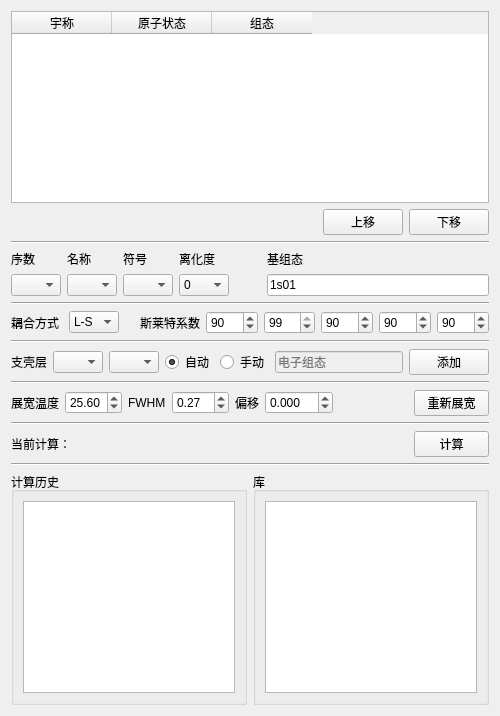
         <widget class="QWidget" name="widget" native="true">
          <property name="sizePolicy">
           <sizepolicy hsizetype="Preferred" vsizetype="Preferred">
            <horstretch>0</horstretch>
            <verstretch>0</verstretch>
           </sizepolicy>
          </property>
          <property name="minimumSize">
           <size>
            <width>500</width>
            <height>0</height>
           </size>
          </property>
          <property name="maximumSize">
           <size>
            <width>500</width>
            <height>16777215</height>
           </size>
          </property>
          <layout class="QVBoxLayout" name="verticalLayout_3">
           <item>
            <widget class="QTableWidget" name="in36_configuration_view">
             <column>
              <property name="text">
               <string>宇称</string>
              </property>
             </column>
             <column>
              <property name="text">
               <string>原子状态</string>
              </property>
             </column>
             <column>
              <property name="text">
               <string>组态</string>
              </property>
             </column>
            </widget>
           </item>
           <item>
            <layout class="QHBoxLayout" name="horizontalLayout_10">
             <item>
              <spacer name="horizontalSpacer_5">
               <property name="orientation">
                <enum>Qt::Horizontal</enum>
               </property>
               <property name="sizeHint" stdset="0">
                <size>
                 <width>40</width>
                 <height>20</height>
                </size>
               </property>
              </spacer>
             </item>
             <item>
              <widget class="QPushButton" name="configuration_move_up">
               <property name="text">
                <string>上移</string>
               </property>
              </widget>
             </item>
             <item>
              <widget class="QPushButton" name="configuration_move_down">
               <property name="text">
                <string>下移</string>
               </property>
              </widget>
             </item>
            </layout>
           </item>
           <item>
            <widget class="Line" name="line">
             <property name="orientation">
              <enum>Qt::Horizontal</enum>
             </property>
            </widget>
           </item>
           <item>
            <layout class="QHBoxLayout" name="horizontalLayout_9">
             <item>
              <layout class="QGridLayout" name="gridLayout">
               <item row="0" column="0">
                <widget class="QLabel" name="label_4">
                 <property name="maximumSize">
                  <size>
                   <width>50</width>
                   <height>16777215</height>
                  </size>
                 </property>
                 <property name="text">
                  <string>序数</string>
                 </property>
                </widget>
               </item>
               <item row="0" column="1">
                <widget class="QLabel" name="label_5">
                 <property name="sizePolicy">
                  <sizepolicy hsizetype="Minimum" vsizetype="Preferred">
                   <horstretch>0</horstretch>
                   <verstretch>0</verstretch>
                  </sizepolicy>
                 </property>
                 <property name="text">
                  <string>名称</string>
                 </property>
                </widget>
               </item>
               <item row="0" column="2">
                <widget class="QLabel" name="label_6">
                 <property name="text">
                  <string>符号</string>
                 </property>
                </widget>
               </item>
               <item row="0" column="3">
                <widget class="QLabel" name="label_7">
                 <property name="sizePolicy">
                  <sizepolicy hsizetype="Preferred" vsizetype="Minimum">
                   <horstretch>0</horstretch>
                   <verstretch>0</verstretch>
                  </sizepolicy>
                 </property>
                 <property name="text">
                  <string>离化度</string>
                 </property>
                </widget>
               </item>
               <item row="1" column="0">
                <widget class="QComboBox" name="atomic_num">
                 <property name="sizePolicy">
                  <sizepolicy hsizetype="Fixed" vsizetype="Fixed">
                   <horstretch>0</horstretch>
                   <verstretch>0</verstretch>
                  </sizepolicy>
                 </property>
                 <property name="maximumSize">
                  <size>
                   <width>50</width>
                   <height>16777215</height>
                  </size>
                 </property>
                </widget>
               </item>
               <item row="1" column="1">
                <widget class="QComboBox" name="atomic_name">
                 <property name="sizePolicy">
                  <sizepolicy hsizetype="Minimum" vsizetype="Fixed">
                   <horstretch>0</horstretch>
                   <verstretch>0</verstretch>
                  </sizepolicy>
                 </property>
                 <property name="maximumSize">
                  <size>
                   <width>50</width>
                   <height>16777215</height>
                  </size>
                 </property>
                </widget>
               </item>
               <item row="1" column="2">
                <widget class="QComboBox" name="atomic_symbol">
                 <property name="maximumSize">
                  <size>
                   <width>50</width>
                   <height>16777215</height>
                  </size>
                 </property>
                </widget>
               </item>
               <item row="1" column="3">
                <widget class="QComboBox" name="atomic_ion">
                 <property name="sizePolicy">
                  <sizepolicy hsizetype="Fixed" vsizetype="Minimum">
                   <horstretch>0</horstretch>
                   <verstretch>0</verstretch>
                  </sizepolicy>
                 </property>
                 <property name="minimumSize">
                  <size>
                   <width>50</width>
                   <height>0</height>
                  </size>
                 </property>
                 <property name="maximumSize">
                  <size>
                   <width>50</width>
                   <height>16777215</height>
                  </size>
                 </property>
                 <item>
                  <property name="text">
                   <string>0</string>
                  </property>
                 </item>
                </widget>
               </item>
              </layout>
             </item>
             <item>
              <spacer name="horizontalSpacer_4">
               <property name="orientation">
                <enum>Qt::Horizontal</enum>
               </property>
               <property name="sizeType">
                <enum>QSizePolicy::Fixed</enum>
               </property>
               <property name="sizeHint" stdset="0">
                <size>
                 <width>32</width>
                 <height>20</height>
                </size>
               </property>
              </spacer>
             </item>
             <item>
              <layout class="QVBoxLayout" name="verticalLayout_6">
               <item>
                <widget class="QLabel" name="label_11">
                 <property name="text">
                  <string>基组态</string>
                 </property>
                </widget>
               </item>
               <item>
                <widget class="QLineEdit" name="base_configuration">
                 <property name="text">
                  <string>1s01</string>
                 </property>
                 <property name="dragEnabled">
                  <bool>false</bool>
                 </property>
                 <property name="readOnly">
                  <bool>true</bool>
                 </property>
                </widget>
               </item>
              </layout>
             </item>
            </layout>
           </item>
           <item>
            <widget class="Line" name="line_2">
             <property name="orientation">
              <enum>Qt::Horizontal</enum>
             </property>
            </widget>
           </item>
           <item>
            <layout class="QHBoxLayout" name="horizontalLayout_4">
             <item>
              <widget class="QLabel" name="label_12">
               <property name="text">
                <string>耦合方式</string>
               </property>
              </widget>
             </item>
             <item>
              <widget class="QComboBox" name="coupling_mode">
               <property name="maximumSize">
                <size>
                 <width>50</width>
                 <height>16777215</height>
                </size>
               </property>
               <item>
                <property name="text">
                 <string>L-S</string>
                </property>
               </item>
               <item>
                <property name="text">
                 <string>j-j</string>
                </property>
               </item>
              </widget>
             </item>
             <item>
              <spacer name="horizontalSpacer_3">
               <property name="orientation">
                <enum>Qt::Horizontal</enum>
               </property>
               <property name="sizeType">
                <enum>QSizePolicy::Fixed</enum>
               </property>
               <property name="sizeHint" stdset="0">
                <size>
                 <width>15</width>
                 <height>20</height>
                </size>
               </property>
              </spacer>
             </item>
             <item>
              <widget class="QLabel" name="label_14">
               <property name="text">
                <string>斯莱特系数</string>
               </property>
              </widget>
             </item>
             <item>
              <widget class="QSpinBox" name="in2_11_a">
               <property name="value">
                <number>90</number>
               </property>
              </widget>
             </item>
             <item>
              <widget class="QSpinBox" name="in2_11_b">
               <property name="value">
                <number>99</number>
               </property>
              </widget>
             </item>
             <item>
              <widget class="QSpinBox" name="in2_11_c">
               <property name="value">
                <number>90</number>
               </property>
              </widget>
             </item>
             <item>
              <widget class="QSpinBox" name="in2_11_d">
               <property name="maximum">
                <number>99</number>
               </property>
               <property name="value">
                <number>90</number>
               </property>
              </widget>
             </item>
             <item>
              <widget class="QSpinBox" name="in2_11_e">
               <property name="value">
                <number>90</number>
               </property>
              </widget>
             </item>
            </layout>
           </item>
           <item>
            <widget class="Line" name="line_3">
             <property name="orientation">
              <enum>Qt::Horizontal</enum>
             </property>
            </widget>
           </item>
           <item>
            <layout class="QHBoxLayout" name="horizontalLayout_5">
             <item>
              <widget class="QLabel" name="label_8">
               <property name="text">
                <string>支壳层</string>
               </property>
              </widget>
             </item>
             <item>
              <widget class="QComboBox" name="low_configuration">
               <property name="minimumSize">
                <size>
                 <width>50</width>
                 <height>0</height>
                </size>
               </property>
               <property name="maximumSize">
                <size>
                 <width>50</width>
                 <height>16777215</height>
                </size>
               </property>
              </widget>
             </item>
             <item>
              <widget class="QComboBox" name="high_configuration">
               <property name="minimumSize">
                <size>
                 <width>50</width>
                 <height>0</height>
                </size>
               </property>
               <property name="maximumSize">
                <size>
                 <width>50</width>
                 <height>16777215</height>
                </size>
               </property>
              </widget>
             </item>
             <item>
              <widget class="QRadioButton" name="auto_write_in36">
               <property name="text">
                <string>自动</string>
               </property>
               <property name="checked">
                <bool>true</bool>
               </property>
              </widget>
             </item>
             <item>
              <widget class="QRadioButton" name="manual_write_in36">
               <property name="text">
                <string>手动</string>
               </property>
              </widget>
             </item>
             <item>
              <widget class="QLineEdit" name="configuration_edit">
               <property name="enabled">
                <bool>false</bool>
               </property>
               <property name="toolTip">
                <string/>
               </property>
               <property name="statusTip">
                <string/>
               </property>
               <property name="whatsThis">
                <string>&lt;html&gt;&lt;head/&gt;&lt;body&gt;&lt;p&gt;&lt;br/&gt;&lt;/p&gt;&lt;/body&gt;&lt;/html&gt;</string>
               </property>
               <property name="accessibleDescription">
                <string/>
               </property>
               <property name="inputMask">
                <string/>
               </property>
               <property name="text">
                <string/>
               </property>
               <property name="placeholderText">
                <string>电子组态</string>
               </property>
               <property name="clearButtonEnabled">
                <bool>true</bool>
               </property>
              </widget>
             </item>
             <item>
              <widget class="QPushButton" name="add_configuration">
               <property name="text">
                <string>添加</string>
               </property>
              </widget>
             </item>
            </layout>
           </item>
           <item>
            <widget class="Line" name="line_5">
             <property name="orientation">
              <enum>Qt::Horizontal</enum>
             </property>
            </widget>
           </item>
           <item>
            <layout class="QHBoxLayout" name="horizontalLayout_26">
             <item>
              <widget class="QLabel" name="label_24">
               <property name="text">
                <string>展宽温度</string>
               </property>
              </widget>
             </item>
             <item>
              <widget class="QDoubleSpinBox" name="widen_temp">
               <property name="minimumSize">
                <size>
                 <width>50</width>
                 <height>0</height>
                </size>
               </property>
               <property name="singleStep">
                <double>0.100000000000000</double>
               </property>
               <property name="value">
                <double>25.600000000000001</double>
               </property>
              </widget>
             </item>
             <item>
              <widget class="QLabel" name="label_23">
               <property name="text">
                <string>FWHM</string>
               </property>
              </widget>
             </item>
             <item>
              <widget class="QDoubleSpinBox" name="widen_fwhm">
               <property name="minimumSize">
                <size>
                 <width>50</width>
                 <height>0</height>
                </size>
               </property>
               <property name="maximum">
                <double>10.000000000000000</double>
               </property>
               <property name="singleStep">
                <double>0.010000000000000</double>
               </property>
               <property name="value">
                <double>0.270000000000000</double>
               </property>
              </widget>
             </item>
             <item>
              <widget class="QLabel" name="label_10">
               <property name="text">
                <string>偏移</string>
               </property>
              </widget>
             </item>
             <item>
              <widget class="QDoubleSpinBox" name="offset">
               <property name="minimumSize">
                <size>
                 <width>63</width>
                 <height>0</height>
                </size>
               </property>
               <property name="decimals">
                <number>3</number>
               </property>
               <property name="minimum">
                <double>-50.000000000000000</double>
               </property>
               <property name="maximum">
                <double>50.000000000000000</double>
               </property>
               <property name="singleStep">
                <double>0.010000000000000</double>
               </property>
               <property name="value">
                <double>0.000000000000000</double>
               </property>
              </widget>
             </item>
             <item>
              <spacer name="horizontalSpacer_13">
               <property name="orientation">
                <enum>Qt::Horizontal</enum>
               </property>
               <property name="sizeHint" stdset="0">
                <size>
                 <width>40</width>
                 <height>20</height>
                </size>
               </property>
              </spacer>
             </item>
             <item>
              <widget class="QPushButton" name="update_offect">
               <property name="minimumSize">
                <size>
                 <width>75</width>
                 <height>0</height>
                </size>
               </property>
               <property name="maximumSize">
                <size>
                 <width>75</width>
                 <height>16777215</height>
                </size>
               </property>
               <property name="text">
                <string>重新展宽</string>
               </property>
              </widget>
             </item>
            </layout>
           </item>
           <item>
            <widget class="Line" name="line_4">
             <property name="orientation">
              <enum>Qt::Horizontal</enum>
             </property>
            </widget>
           </item>
           <item>
            <layout class="QHBoxLayout" name="horizontalLayout_6">
             <item>
              <widget class="QLabel" name="cowan_now_name">
               <property name="text">
                <string>当前计算：</string>
               </property>
              </widget>
             </item>
             <item>
              <spacer name="horizontalSpacer_7">
               <property name="orientation">
                <enum>Qt::Horizontal</enum>
               </property>
               <property name="sizeHint" stdset="0">
                <size>
                 <width>40</width>
                 <height>20</height>
                </size>
               </property>
              </spacer>
             </item>
             <item>
              <widget class="QPushButton" name="run_cowan">
               <property name="sizePolicy">
                <sizepolicy hsizetype="Preferred" vsizetype="Preferred">
                 <horstretch>0</horstretch>
                 <verstretch>0</verstretch>
                </sizepolicy>
               </property>
               <property name="minimumSize">
                <size>
                 <width>75</width>
                 <height>0</height>
                </size>
               </property>
               <property name="maximumSize">
                <size>
                 <width>75</width>
                 <height>16777215</height>
                </size>
               </property>
               <property name="text">
                <string>计算</string>
               </property>
              </widget>
             </item>
            </layout>
           </item>
           <item>
            <widget class="Line" name="line_10">
             <property name="orientation">
              <enum>Qt::Horizontal</enum>
             </property>
            </widget>
           </item>
           <item>
            <layout class="QHBoxLayout" name="horizontalLayout_7">
             <item>
              <widget class="QGroupBox" name="groupBox_5">
               <property name="title">
                <string>计算历史</string>
               </property>
               <layout class="QGridLayout" name="gridLayout_4">
                <item row="0" column="0">
                 <widget class="QListWidget" name="run_history_list">
                  <property name="alternatingRowColors">
                   <bool>true</bool>
                  </property>
                 </widget>
                </item>
               </layout>
              </widget>
             </item>
             <item>
              <widget class="QGroupBox" name="groupBox_6">
               <property name="title">
                <string>库</string>
               </property>
               <layout class="QGridLayout" name="gridLayout_5">
                <item row="0" column="0">
                 <widget class="QListWidget" name="selection_list">
                  <property name="alternatingRowColors">
                   <bool>true</bool>
                  </property>
                 </widget>
                </item>
               </layout>
              </widget>
             </item>
            </layout>
           </item>
          </layout>
         </widget>
